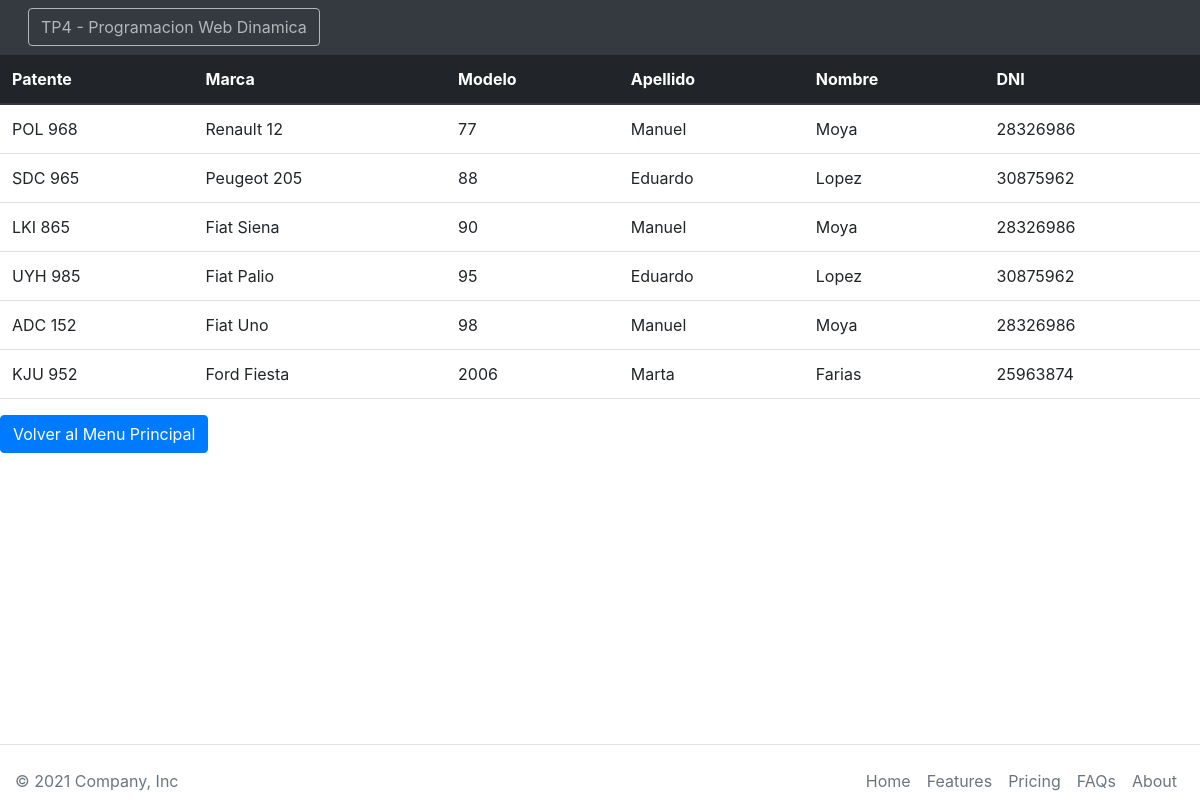
Page /Vista/VerAutos.php on the committed database.
### tables this page shows
CREATE TABLE `auto` (
  `Patente` varchar(10) NOT NULL,
  `Marca` varchar(50) NOT NULL,
  `Modelo` int(11) NOT NULL,
  `DniDuenio` varchar(10) NOT NULL,
  PRIMARY KEY  (`Patente`)
);

CREATE TABLE `persona` (
  `NroDni` varchar(10) NOT NULL,
  `Apellido` varchar(50) NOT NULL,
  `Nombre` varchar(50) NOT NULL,
  `fechaNac` date NOT NULL default '1753-01-01',
  `Telefono` varchar(20) NOT NULL,
  `Domicilio` varchar(200) NOT NULL,
  PRIMARY KEY  (`NroDni`)
);

### Utiles/funciones.php (called while the page is built, shortened)
<?php
spl_autoload_register(function ($class_name){
    $directorys = array(
        $GLOBALS['ROOT'].'Modelo/',
        $GLOBALS['ROOT'].'Control/',
        $GLOBALS['ROOT'].'Vista/',
    );
});
?>

### Modelo/Persona.php (called while the page is built, shortened)
<?php
include_once "Conector/BaseDatos.php";
class Persona{
    private $nroDni;
    private $apellido;
    private $nombre;
    public function __construct(){
        $this->nroDni = "";
        $this->apellido = "";
        $this->nombre = "";
    }
    public function getNroDni(){
        return $this->nroDni;
    }
    public function getApellido(){
        return $this->apellido;
    }
    public function getNombre(){
        return $this->nombre;
    }
    public function setNroDni($valor){
        $this->nroDni = $valor;
    }
    public function setApellido($valor){
        $this->apellido = $valor;
    }
    public function setNombre($valor){
        $this->nombre = $valor;
    }
	public function Buscar(){
        $resp = false;
        $base=new BaseDatos();
        $sql="SELECT * FROM persona WHERE NroDni = '".$this->getNroDni()."'";
        if ($base->Iniciar()) {
            $res = $base->Ejecutar($sql);
            if($res>-1){
                if($res>0){
                    $row = $base->Registro();
                }
            }
        } else {
            $this->setmensajeoperacion("Persona->listar: ".$base->getError());
        }
        return $resp;
    }
}
?>

### Modelo/Conector/BaseDatos.php (called while the page is built, shortened)
<?php
class BaseDatos extends PDO {
  	private $conec;
  	private $indice;
  	private $resultado;
    public function __construct(){
        $this->indice =0;
        try {
           $this->conec=true;
        }catch (PDOException $e) {
            $this->sql = $e->getMessage();
            $this->conec=false;
        }
    }
    public function Iniciar(){
        return $this->getConec();
    }
    public function getConec(){
        return $this->conec;
    }
    public function setSQL($e){
        return "\n".$this->sql = $e;
    }
    public function Ejecutar($sql){
        if ( stristr($sql,"select")){
            $resp =  $this->EjecutarSelect($sql);
        }
        return $resp;
   }
   private function EjecutarSelect($sql){
       $cant = -1;
       $resultado=parent::query($sql);
       if(!$resultado){
           $this->analizarDebug();
       }else {
          $arregloResult = $resultado->fetchAll();
          $cant = count($arregloResult);
       }
       return $cant;
   }
   public function Registro() {
       $filaActual = false;
       $indiceActual = $this->getIndice();
       if ($indiceActual>=0) {
           $filas = $this->getResultado();
           if($indiceActual<count($filas)){
               $filaActual =  $filas[$indiceActual];
           }else {
               $this->setIndice(-1);
           }
       }
       return $filaActual;
   }
   private function setIndice ($valor){
       $this->indice = $valor;
   }
   private function getIndice (){
       return $this->indice;
   }
   private function setResultado($valor){
       $this->resultado = $valor;
   }
   private function getResultado(){
      return $this->resultado;
   }
}

### Modelo/Auto.php (called while the page is built, shortened)
<?php
include_once "Conector/BaseDatos.php";
include_once "Persona.php";
class Auto{
    private $patente;
    private $marca;
    private $modelo;
    private $dniDuenio;
    public function __construct(){
        $this->patente = "";
        $this->marca = "";
        $this->modelo = "";
        $this->dniDuenio = "";
    }
    public function getPatente(){
        return $this->patente;
    }
    public function getMarca(){
        return $this->marca;
    }
    public function getModelo(){
        return $this->modelo;
    }
    public function getDniDuenio(){
        return $this->dniDuenio;
    }
    public function setPatente($valor){
        $this->patente = $valor;
    }
    public function setMarca($valor){
        $this->marca = $valor;
    }
    public function setModelo($valor){
        $this->modelo = $valor;
    }
    public function setDniDuenio($valor){
        $this->dniDuenio = $valor;
    }
	public static function listar($parametro=""){
        $arreglo = array();
        $base=new BaseDatos();
        $sql="SELECT * FROM auto ";
        if ($parametro!="") {
            $sql.='WHERE '.$parametro.' ORDER BY Modelo';
        }
        $res = $base->Ejecutar($sql);
        if($res>-1){
            if($res>0){
                while ($row = $base->Registro()){
                    $obj= new Auto();
                    $objDuenio= new Persona();
                    $objDuenio->setNroDni($row['DniDuenio']);
                    $objDuenio->Buscar();
                    $obj->cargar($row['Patente'], $row['Marca'],$row['Modelo'],$objDuenio);
                    array_push($arreglo, $obj);
                }
            }
        } else {
            $this->setmensajeoperacion("Auto->listar: ".$base->getError());
        }
        return $arreglo;
    }
}
?>

### Control/AbmAuto.php (called while the page is built, shortened)
<?php
class AbmAuto{
    public function buscar($param){
        $where = " true ";
        $arreglo = Auto::listar($where);
        return $arreglo;
    }
}
?>

### Vista/VerAutos.php (the view, shortened to what this page needs)
<!DOCTYPE html>
<html lang="en">
<head>
    <link href="https://cdn.jsdelivr.net/npm/bootstrap@5.1.3/dist/css/bootstrap.min.css" rel="stylesheet">
</head>
<body>
    <?php
        include_once ('Estructura/header.php');
        include_once ('Estructura/footer.php');
        $objAbmAuto = new AbmAuto();
        $listaAuto = $objAbmAuto->buscar(null);
    ?>
<table class="table">
    <thead class="thead-dark">
        <tr>
          <th scope="col">Patente</th>
          <th scope="col">Marca</th>
          <th scope="col">Modelo</th>
          <th scope="col">Apellido</th>
          <th scope="col">Nombre</th>
          <th scope="col">DNI</th>
        </tr>
    </thead>
    <tbody>
    <?php
    if(count($listaAuto)>0){
        foreach($listaAuto as $objAuto){
            echo '<tr>';
            echo '<td scope="row">'.$objAuto->getPatente().'</td>';
            echo '<td>'.$objAuto->getMarca().'</td>';
            echo '<td>'.$objAuto->getModelo().'</td>';
            echo '<td>'.$objAuto->getDniDuenio()->getApellido().'</td>';
            echo '<td>'.$objAuto->getDniDuenio()->getNombre().'</td>';
            echo '<td>'.$objAuto->getDniDuenio()->getNroDni().'</td>';
            echo '</tr>';
        }
    }else{
        echo '<h4>No se han cargado autos.</h4>';
    }
    ?>
    </tbody>
</table>
<a href="index.php"><button class="btn btn-primary " type="button">Volver al Menu Principal</button></a>
</body>
</html>

### Vista/Estructura/header.php (shortened to what this page needs)
<!DOCTYPE html>
<html lang="en">
<head>
    <link rel="stylesheet" href="https://cdn.jsdelivr.net/npm/bootstrap@4.1.3/dist/css/bootstrap.min.css">
</head>
<body>
    <nav class="navbar navbar-dark bg-dark">
    <div class="row">
    <form class="form-inline">
            <div class="col col-lg-6 col-md-6 col-sm-6">
                <button class="btn btn-outline-light disabled" type="button">TP4 - Programacion Web Dinamica</button>
            </div>
    </form>
    </div>
    </nav>
</body>
</html>

### Vista/Estructura/footer.php (shortened to what this page needs)
<!DOCTYPE html>
<html lang="en">
<head>
    <link rel="stylesheet" href="https://cdn.jsdelivr.net/npm/bootstrap@4.1.3/dist/css/bootstrap.min.css">
</head>
<body>
<div class="container-footer mt-5" style="position:fixed;bottom:0;width:100%;height:10%">
  <footer class="d-flex flex-wrap justify-content-between align-items-center py-3 my-4 border-top">
    <p class="col-md-4 mb-0 text-muted">© 2021 Company, Inc</p>
    <a href="/" class="col-md-4 d-flex align-items-center justify-content-center mb-3 mb-md-0 me-md-auto link-dark text-decoration-none">
      <svg class="bi me-2" width="40" height="32"><use xlink:href="#bootstrap"></use></svg>
    </a>
    <ul class="nav col-md-4 justify-content-end">
      <li class="nav-item"><a href="#" class="nav-link px-2 text-muted">Home</a></li>
      <li class="nav-item"><a href="#" class="nav-link px-2 text-muted">Features</a></li>
      <li class="nav-item"><a href="#" class="nav-link px-2 text-muted">Pricing</a></li>
      <li class="nav-item"><a href="#" class="nav-link px-2 text-muted">FAQs</a></li>
      <li class="nav-item"><a href="#" class="nav-link px-2 text-muted">About</a></li>
    </ul>
  </footer>
</div>
</body>
</html>

### rows in the picture
auto: Patente "POL 968", Marca "Renault 12", Modelo "77", DniDuenio.Nombre "Manuel", DniDuenio.Apellido "Moya", DniDuenio.NroDni "28326986"
auto: Patente "SDC 965", Marca "Peugeot 205", Modelo "88", DniDuenio.Nombre "Eduardo", DniDuenio.Apellido "Lopez", DniDuenio.NroDni "30875962"
auto: Patente "LKI 865", Marca "Fiat Siena", Modelo "90", DniDuenio.Nombre "Manuel", DniDuenio.Apellido "Moya", DniDuenio.NroDni "28326986"
auto: Patente "UYH 985", Marca "Fiat Palio", Modelo "95", DniDuenio.Nombre "Eduardo", DniDuenio.Apellido "Lopez", DniDuenio.NroDni "30875962"
auto: Patente "ADC 152", Marca "Fiat Uno", Modelo "98", DniDuenio.Nombre "Manuel", DniDuenio.Apellido "Moya", DniDuenio.NroDni "28326986"
auto: Patente "KJU 952", Marca "Ford Fiesta", Modelo "2006", DniDuenio.Nombre "Marta", DniDuenio.Apellido "Farias", DniDuenio.NroDni "25963874"
